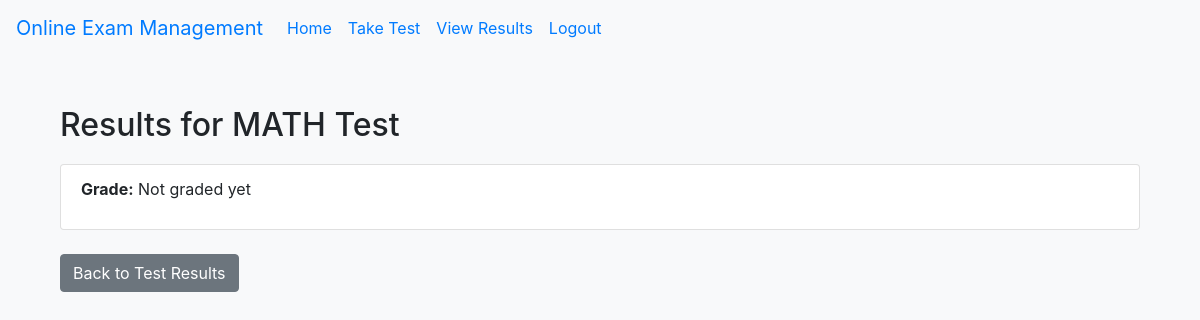
Before: /view_results/1 (signed in) with the older database file.
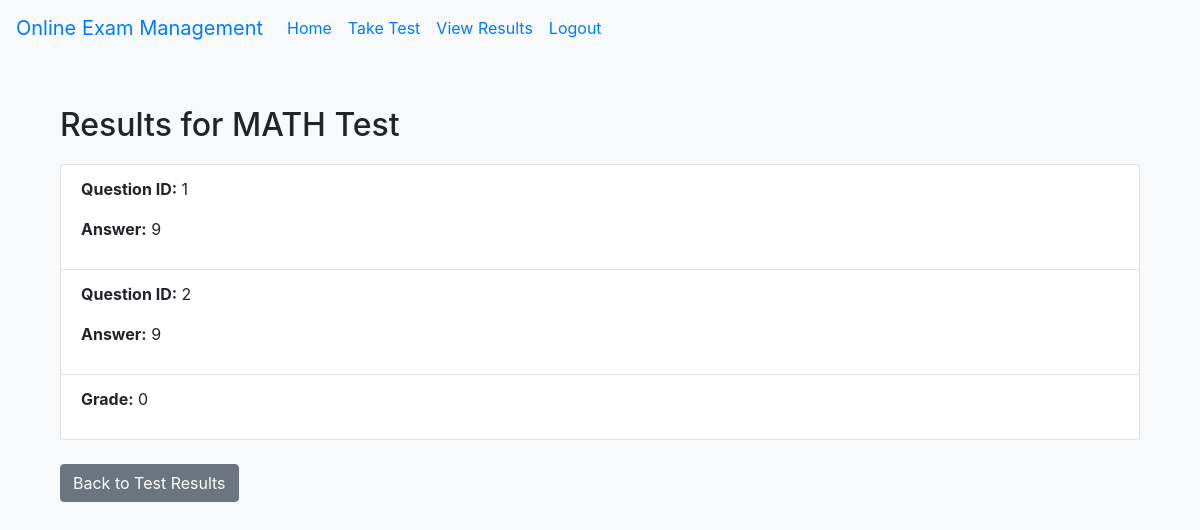
After: the same page with the newer database file.
### tables this page shows
CREATE TABLE Answer (
    id INTEGER PRIMARY KEY AUTOINCREMENT,
    student_id INTEGER NOT NULL,
    test_id INTEGER NOT NULL,
    question_id INTEGER NOT NULL,
    answer_text TEXT NOT NULL,
    submission_time DATETIME NOT NULL,
    FOREIGN KEY (student_id) REFERENCES User(id),
    FOREIGN KEY (test_id) REFERENCES Test(id),
    FOREIGN KEY (question_id) REFERENCES Question(id)
);

### app.py (the view)
@app.route('/view_results/<int:test_id>')
@login_required
def view_individual_result(test_id):
    if current_user.role != 'student':
        flash('Only students can view their results.', 'danger')
        return redirect(url_for('home'))
    test = db.execute("SELECT * FROM Test WHERE id = ?", test_id)[0]
    responses = db.execute("SELECT Answer.question_id, Answer.answer_text FROM Answer WHERE Answer.student_id = ? AND Answer.test_id = ?", current_user.id, test_id)
    grade = db.execute("SELECT grade FROM Grade WHERE student_id = ? AND test_id = ?", current_user.id, test_id)
    return render_template('view_individual_result.html', test=test, responses=responses, grade=grade[0]['grade'] if grade else 'Not graded yet')

### app.py (called while the page is built)
@login_manager.user_loader
def load_user(user_id):
    user = db.execute("SELECT * FROM User WHERE id = ?", user_id)
    if user:
        return User(id=user[0]['id'], username=user[0]['username'], password=user[0]['password'], role=user[0]['role'])
    return None

### templates/view_individual_result.html
{% extends "base.html" %}
{% block content %}
<div class="container mt-4">
    <h2>Results for {{ test.test_name }}</h2>
    <ul class="list-group">
        {% for response in responses %}
        <li class="list-group-item">
            <p><strong>Question ID:</strong> {{ response.question_id }}</p>
            <p><strong>Answer:</strong> {{ response.answer_text }}</p>
        </li>
        {% endfor %}
        <li class="list-group-item">
            <p><strong>Grade:</strong> {{ grade }}</p>
        </li>
    </ul>
    <a href="{{ url_for('view_results') }}" class="btn btn-secondary mt-4">Back to Test Results</a>
</div>
{% endblock %}

Changed rows visible on the page:
added Answer: question_id "1", answer_text "9"
added Answer: question_id "2", answer_text "9"
Other visible differences:
{{ grade }}: "Not graded yet" → "0"
